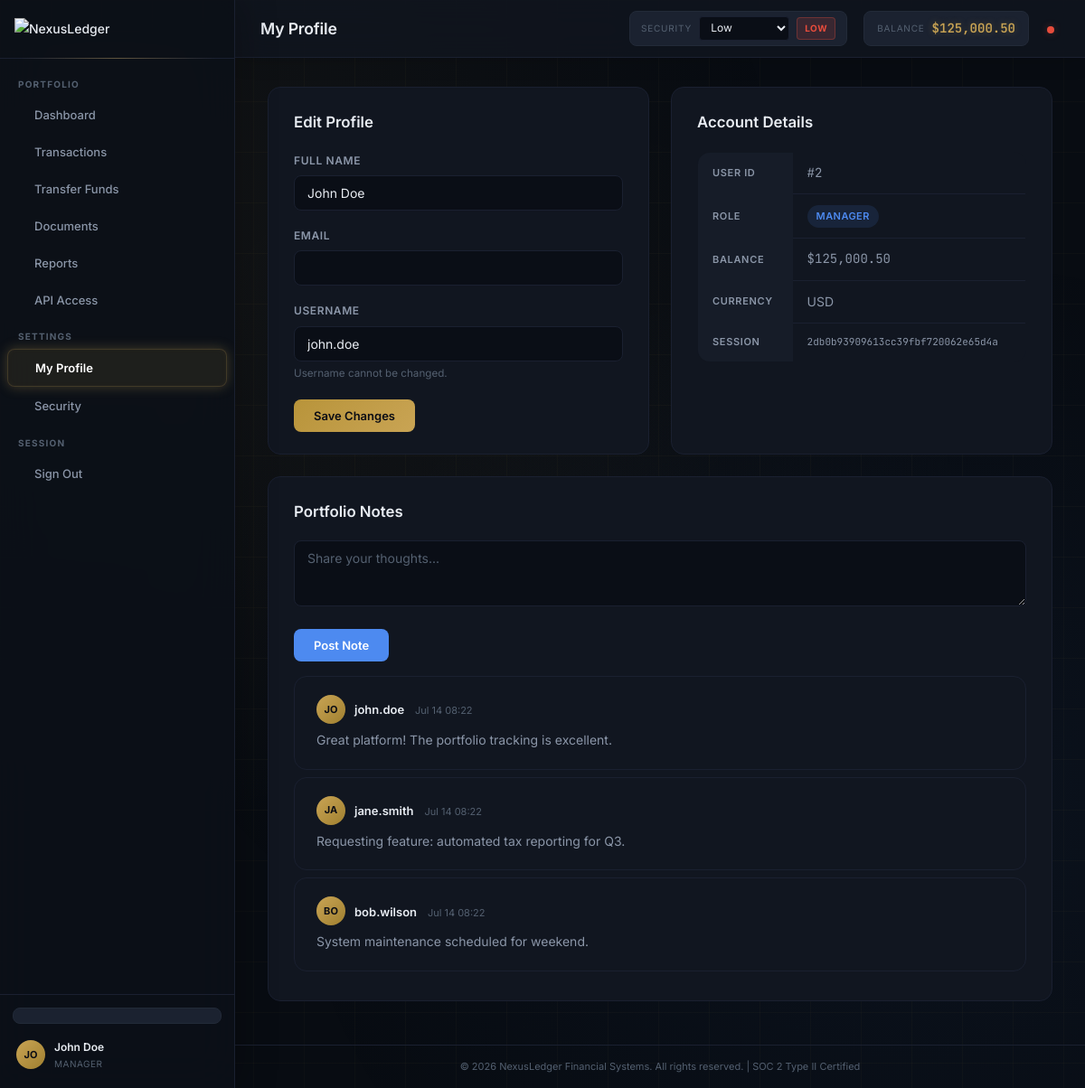
The app's page /profile.php (signed in) with its own data.
### tables this page shows
CREATE TABLE IF NOT EXISTS comments (
    id INT AUTO_INCREMENT PRIMARY KEY,
    user_id INT,
    username VARCHAR(50),
    comment TEXT,
    created_at TIMESTAMP DEFAULT CURRENT_TIMESTAMP,
    FOREIGN KEY (user_id) REFERENCES users(id)
);

### includes/auth.php (called while the page is built, shortened)
<?php
function current_user() {
    return [
        'id' => $_SESSION['user_id'] ?? null,
        'username' => $_SESSION['username'] ?? 'Guest',
        'full_name' => $_SESSION['full_name'] ?? 'Guest User',
        'role' => $_SESSION['role'] ?? 'user',
        'balance' => $_SESSION['balance'] ?? 0,
    ];
}

### profile.php (the view, shortened to what this page needs)
<?php
require_once __DIR__ . '/includes/db.php';
require_once __DIR__ . '/includes/page.php';
?>
<div class="grid grid-2">
    <div class="card">
        <div class="card-header"><span class="card-title">Edit Profile</span></div>
        <form method="POST">
            <div class="form-group">
                <label class="form-label">Full Name</label>
                <input type="text" name="full_name" class="form-control" value="<?php echo htmlspecialchars($_SESSION['full_name']); ?>">
            </div>
            <div class="form-group">
                <label class="form-label">Email</label>
                <input type="email" name="email" class="form-control" value="<?php echo htmlspecialchars(current_user()['email'] ?? ''); ?>">
            </div>
            <div class="form-group">
                <label class="form-label">Username</label>
                <input type="text" class="form-control" value="<?php echo $_SESSION['username']; ?>" disabled>
                <small class="text-muted">Username cannot be changed.</small>
            </div>
            <button type="submit" name="update_profile" value="1" class="btn btn-gold">Save Changes</button>
        </form>
    </div>
    <div class="card">
        <div class="card-header"><span class="card-title">Account Details</span></div>
        <table>
            <tr><th>User ID</th><td class="text-mono">#<?php echo $_SESSION['user_id']; ?></td></tr>
            <tr><th>Role</th><td><span class="badge badge-info"><?php echo ucfirst($_SESSION['role']); ?></span></td></tr>
            <tr><th>Balance</th><td class="text-mono">$<?php echo number_format($_SESSION['balance'], 2); ?></td></tr>
            <tr><th>Currency</th><td><?php echo $_SESSION['currency'] ?? 'USD'; ?></td></tr>
            <tr><th>Session</th><td class="text-mono" style="font-size:11px"><?php echo $_SESSION['session_id'] ?? ''; ?></td></tr>
        </table>
    </div>
</div>
<div class="card">
    <div class="card-header"><span class="card-title">Portfolio Notes</span></div>
    <form method="POST" class="mb-2">
        <div class="form-group">
            <textarea name="comment" class="form-control" rows="3" placeholder="Share your thoughts..." required></textarea>
        </div>
        <button type="submit" name="add_comment" value="1" class="btn btn-blue">Post Note</button>
    </form>
    <div id="comments-container">
    <?php
    $comments = $mysqli->query("SELECT * FROM comments ORDER BY created_at DESC LIMIT 20");
    while ($c = $comments->fetch_assoc()):
    ?>
    <div class="stat-card" style="margin-bottom:8px">
        <div style="display:flex;align-items:center;gap:10px;margin-bottom:6px">
            <div class="user-avatar"><?php echo strtoupper(substr($c['username'], 0, 2)); ?></div>
            <div>
                <span style="font-weight:600;color:var(--text);font-size:13px"><?php echo $c['username'];  ?></span>
                <span style="font-size:11px;color:var(--text-muted);margin-left:8px"><?php echo date('M d H:i', strtotime($c['created_at'])); ?></span>
            </div>
        </div>
        <p style="margin:0;color:var(--text-secondary)"><?php echo $c['comment'];  ?></p>
    </div>
    <?php endwhile; ?>
    </div>
</div>

### records on screen
comments: username "JO", username "john.doe", created_at "Jul 14 08:22", comment "Great platform! The portfolio tracking is excellent."
comments: username "JA", username "jane.smith", created_at "Jul 14 08:22", comment "Requesting feature: automated tax reporting for Q3."
comments: username "BO", username "bob.wilson", created_at "Jul 14 08:22", comment "System maintenance scheduled for weekend."

### other values on screen
$label "PORTFOLIO"
$item['label'] "Dashboard"
$item['label'] "Transactions"
$item['label'] "Transfer Funds"
$item['label'] "Documents"
$item['label'] "Reports"
$item['label'] "API Access"
$label "SETTINGS"
$item['label'] "My Profile"
$item['label'] "Security"
$label "SESSION"
$item['label'] "Sign Out"
substr($user['full_name'], 0, 2) "JO"
$user['full_name'] "John Doe"
$user['role'] "MANAGER"
